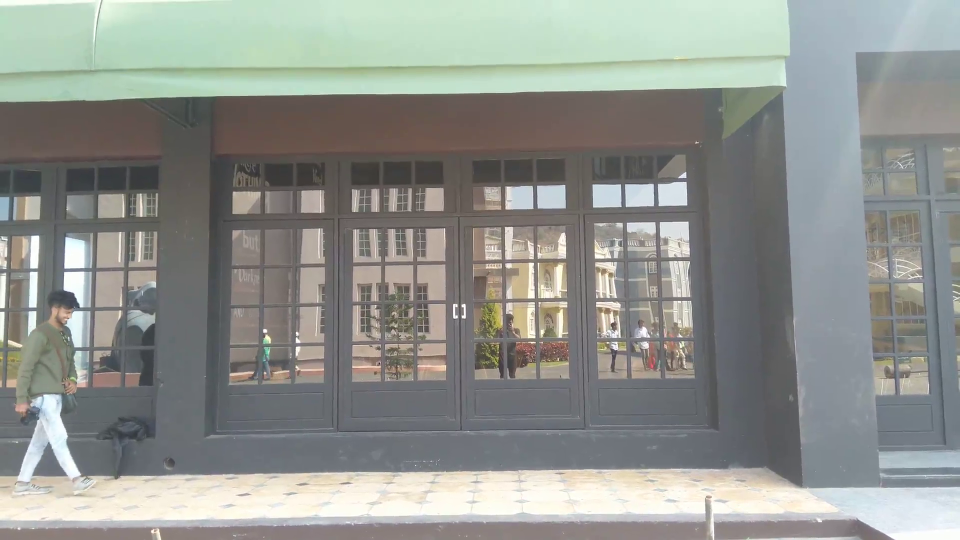
#> input picture frame 18 of Motion Detector/files/video1.mp4, 1920 x 1080 px (shown at 1/2 size)
$ python main.py
#> lines starting #> are read from the running program, lines starting #| are printed output that depends on the picture; after the words box and inside, x2 and y2 are one past the last pixel; in counts of white or black regions, pixels touching at a corner belong together
import cv2,time
import numpy  as np

video = cv2.VideoCapture('E:\\DoNotTouch\\Python\\projects\\Motion Detector\\files\\video1.mp4')
#video = cv2.VideoCapture(0)
_, first_frame = video.read()
#> first_frame is the input picture: shape (1080, 1920, 3); mean B, G, R 142.3, 147, 144.1
first_frame = cv2.resize(first_frame, (first_frame.shape[1]//2,first_frame.shape[0]//2))
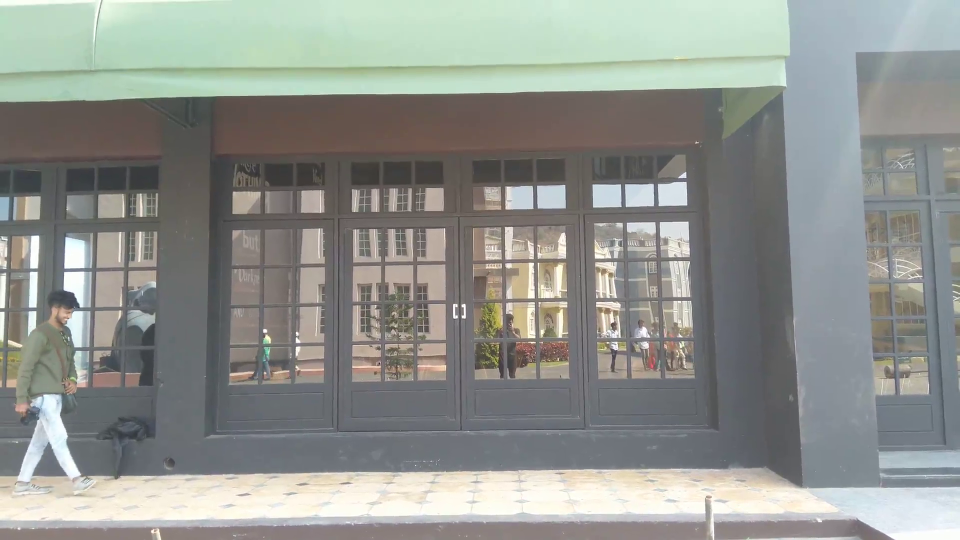
#> first_frame: shape (540, 960, 3); mean B, G, R 142.4, 147.1, 144.2
_, frame2 = video.read()
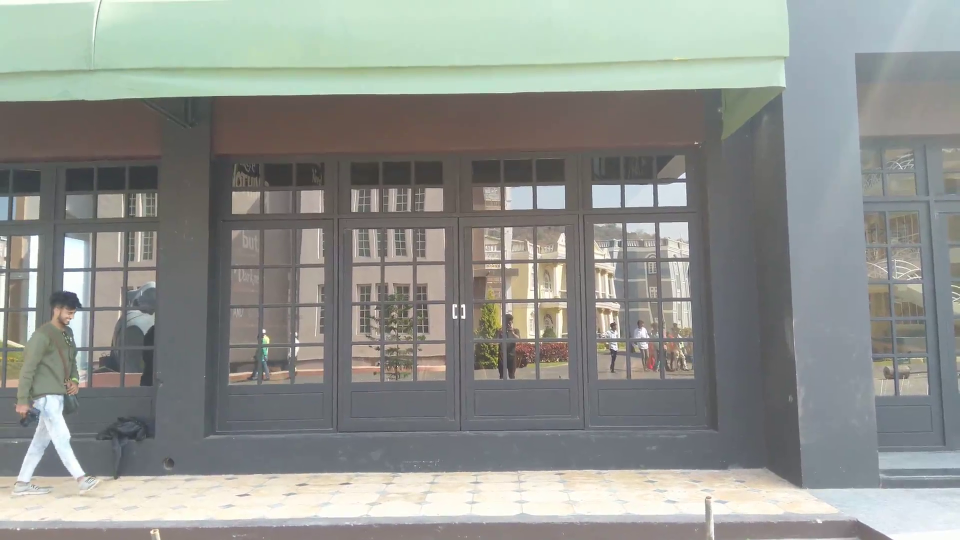
#> input picture frame 19 of Motion Detector/files/video1.mp4, 1920 x 1080 px (shown at 1/2 size)
#> frame2 is the input picture: shape (1080, 1920, 3); mean B, G, R 142.4, 147, 144.2
frame2 = cv2.resize(frame2, (frame2.shape[1]//2,frame2.shape[0]//2))
#> frame2: shape (540, 960, 3)

while True:
    delta_frame = cv2.absdiff(first_frame,frame2)
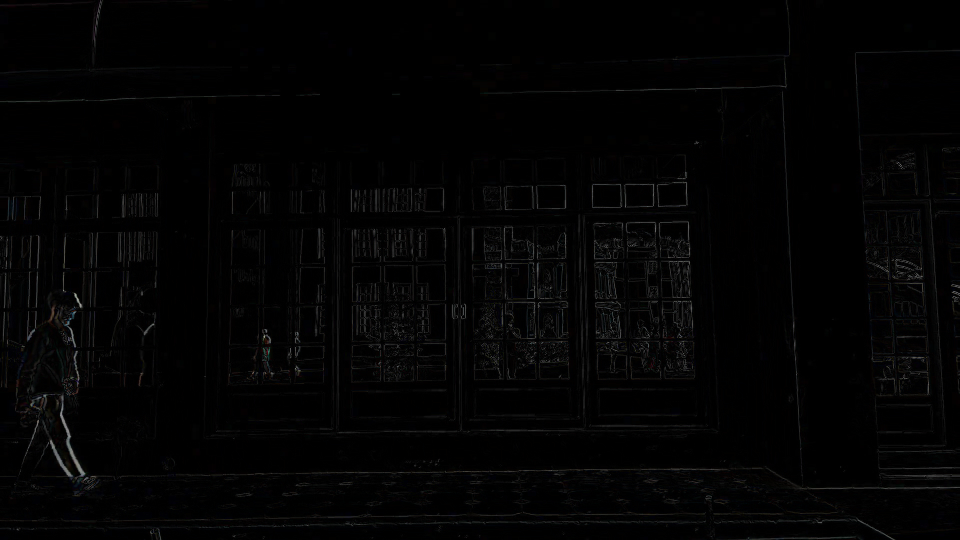
#> delta_frame: shape (540, 960, 3); mean B, G, R 3.2, 3.1, 3.2
    gray = cv2.cvtColor(delta_frame, cv2.COLOR_BGR2GRAY)
    #blur = cv2.GaussianBlur(gray,(21,21),0)
    thresh_delta = cv2.threshold(gray, 135, 255, cv2.THRESH_BINARY)[1]
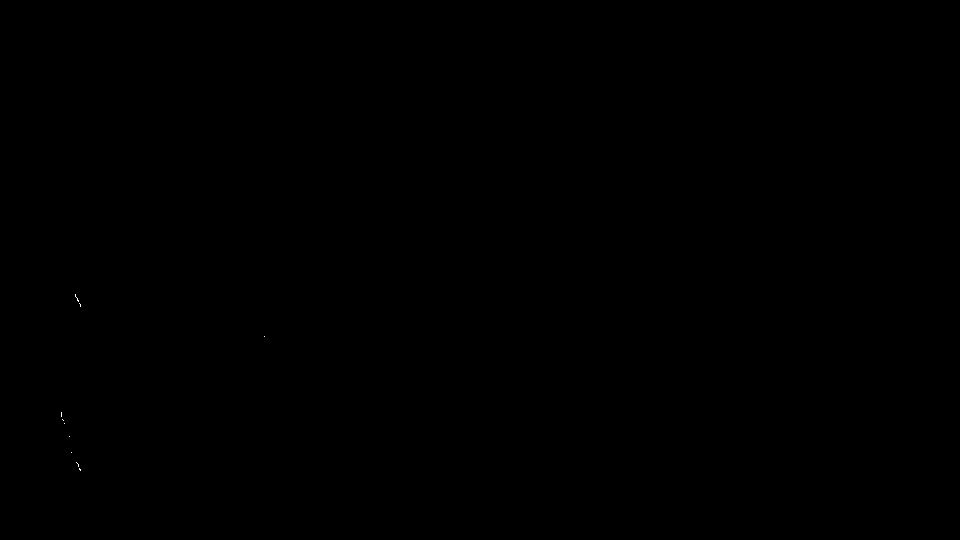
#> thresh_delta: shape (540, 960); 0.01% white in thin lines or dots, all inside (x1, y1, x2, y2) = (61, 294, 265, 471)
    #thresh_delta = cv2.adaptiveThreshold(blur,255,cv2.ADAPTIVE_THRESH_GAUSSIAN_C, cv2.THRESH_BINARY,51,-9)
    thresh_delta = cv2.dilate(thresh_delta,None,iterations=3)
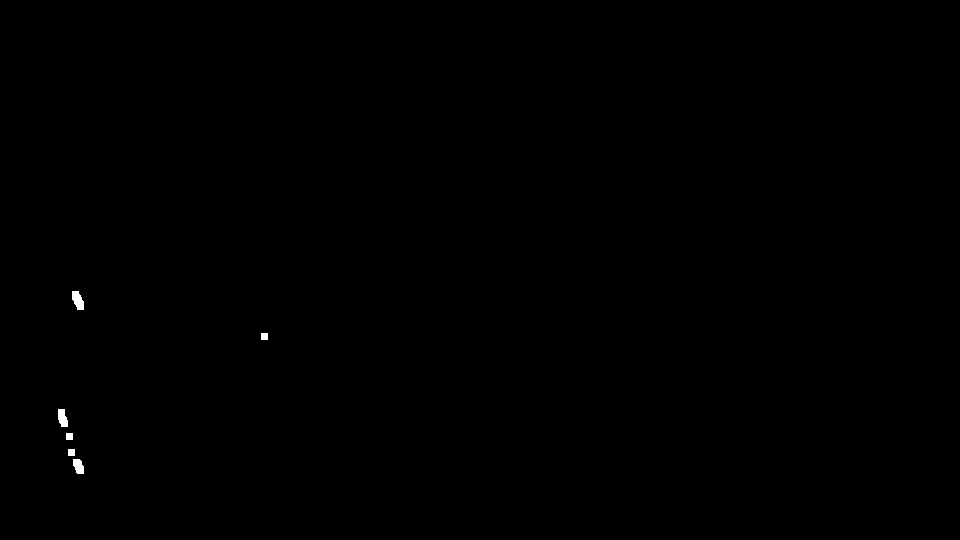
#> thresh_delta: shape (540, 960); 0.11% white; 6 white regions
    cnts, _ = cv2.findContours(thresh_delta, cv2.RETR_EXTERNAL,  cv2.CHAIN_APPROX_SIMPLE)
#> cnts = 6 contours; box (x1, y1, x2, y2) and area: (72, 291, 84, 310) 138, (58, 409, 68, 427) 116, (73, 459, 84, 474) 108, (68, 449, 75, 456) 36, (66, 433, 73, 440) 36, (261, 333, 268, 340) 36
    for contour in cnts:
        if cv2.contourArea(contour) < 1200:
            continue
        (x,y,w,h) = cv2.boundingRect(contour)
        cv2.rectangle(frame2, (x,y), (x+w,y+h), (0,255,0), 3)
#> this loop made 6 passes
#> contour on passes 2, 3, 5: [[68, 449], [68, 455], [74, 455], [74, 449]], [[66, 433], [66, 439], [72, 439], [72, 433]], [[261, 333], [261, 339], [267, 339], [267, 333]]

    #cv2.imshow('Capturing', gray)
    #cv2.imshow('delta', delta_frame)
    #cv2.imshow('thresh', thresh_delta)
    cv2.imshow('frame',frame2)
    #first_frame = frame2
    _, frame2 = video.read()
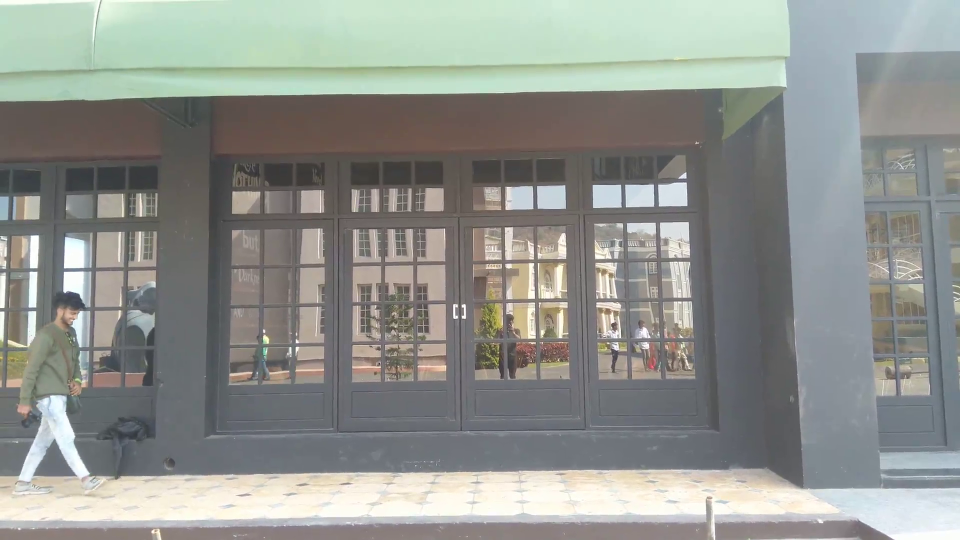
#> input picture frame 20 of Motion Detector/files/video1.mp4, 1920 x 1080 px (shown at 1/2 size)
#> frame2 is the input picture: shape (1080, 1920, 3); mean B, G, R 142.3, 146.9, 144.1
    frame2 = cv2.resize(frame2, (frame2.shape[1]//2,frame2.shape[0]//2))
#> frame2: shape (540, 960, 3)
    key = cv2.waitKey(2)
#> (key q is pressed here)
    if key == ord('q'):
        break

#video.release() if using webcame
cv2.destroyAllWindows()

$ run again, starting later in the video
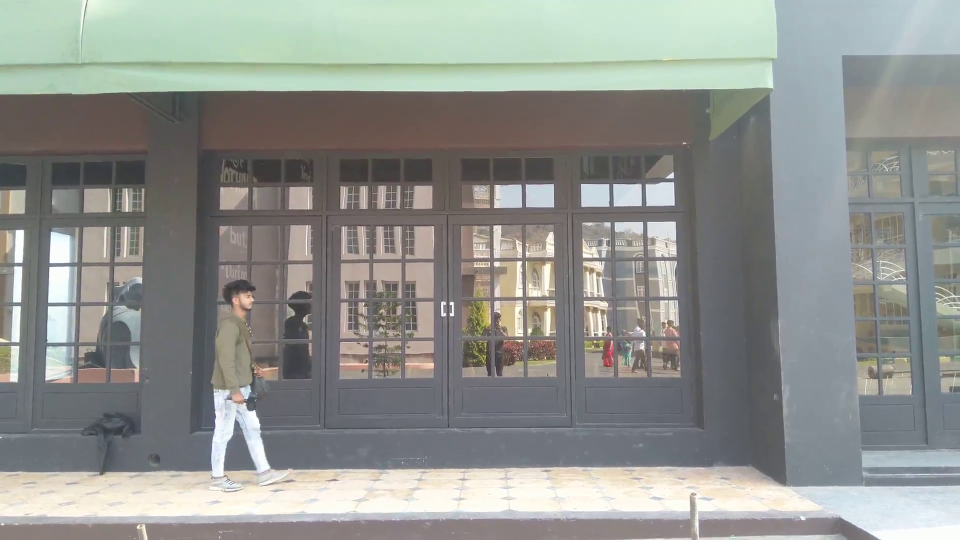
#> input picture frame 83 of Motion Detector/files/video1.mp4, 1920 x 1080 px (shown at 1/2 size)
#> first_frame is the input picture: shape (1080, 1920, 3); mean B, G, R 142.7, 146.7, 144.3
#> first_frame: shape (540, 960, 3)
#> `delta_frame = cv2.absdiff(first_frame,frame2)`:
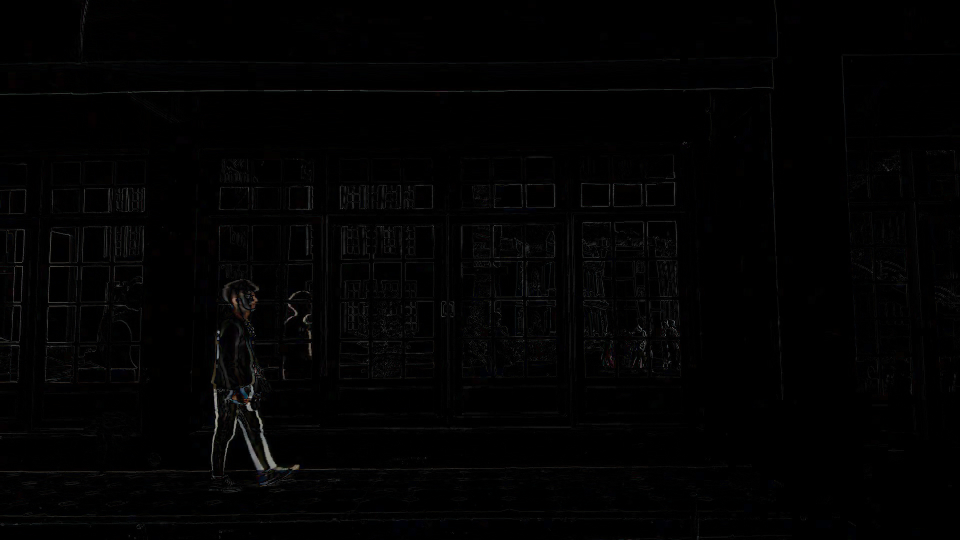
#> delta_frame: shape (540, 960, 3); mean B, G, R 2.3, 2.2, 2.3
#> cnts = 6 contours; box (x1, y1, x2, y2) and area: (258, 434, 279, 472) 386, (244, 385, 265, 431) 330, (211, 390, 221, 434) 302, (232, 419, 239, 427) 42, (210, 436, 217, 443) 36, (215, 329, 222, 336) 36
#> the loop `for contour in cnts:` made 6 passes
#> contour on passes 1, 3, 6: [[210, 436], [210, 442], [216, 442], [216, 436]], [[232, 419], [232, 426], [238, 426], [238, 419]], [[215, 329], [215, 335], [221, 335], [221, 329]]
#> `frame2 = cv2.resize(frame2, (frame2.shape[1]//2,frame2.shape[0]//2))`:
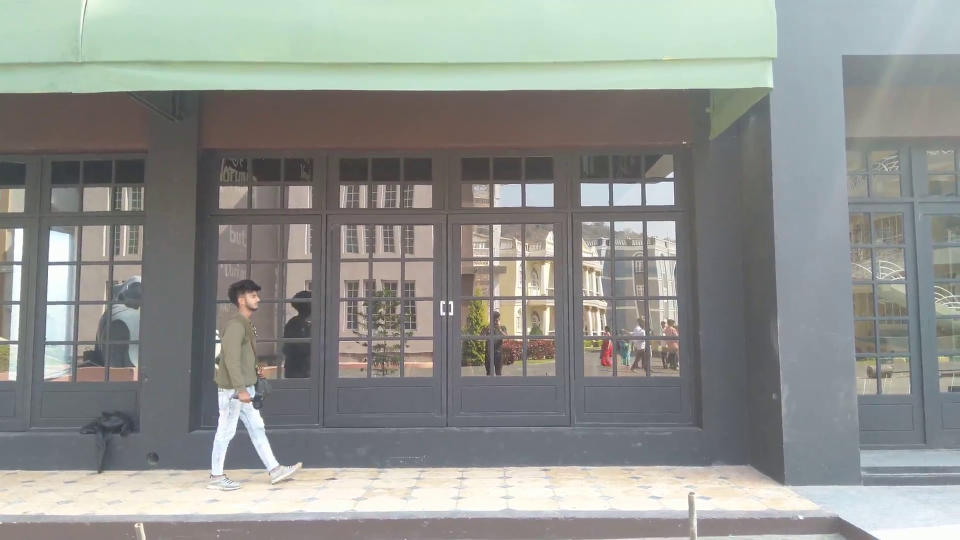
#> frame2: shape (540, 960, 3); mean B, G, R 142.8, 146.7, 144.4

$ run again, starting later in the video
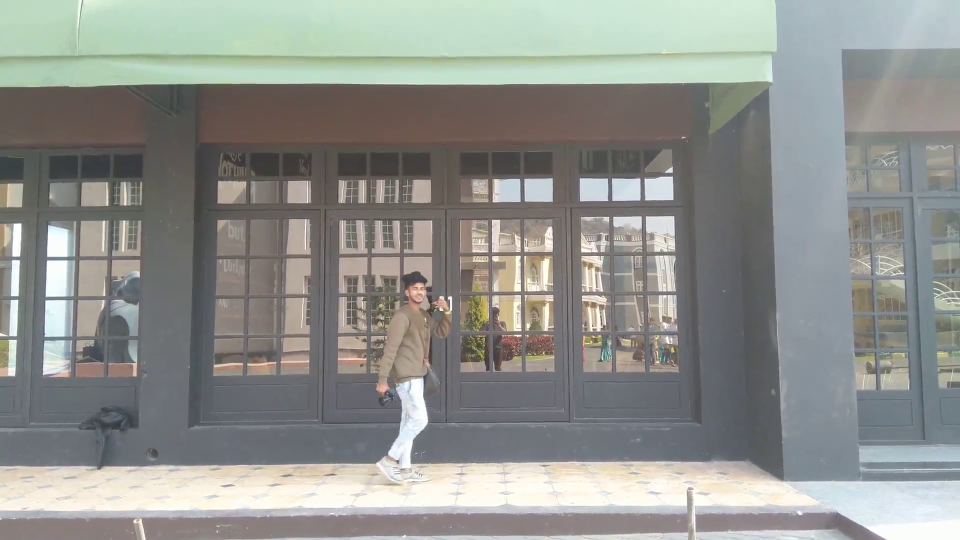
#> input picture frame 148 of Motion Detector/files/video1.mp4, 1920 x 1080 px (shown at 1/2 size)
#> first_frame is the input picture: shape (1080, 1920, 3); mean B, G, R 141.9, 146, 144.1
#> first_frame: shape (540, 960, 3)
#> `delta_frame = cv2.absdiff(first_frame,frame2)`:
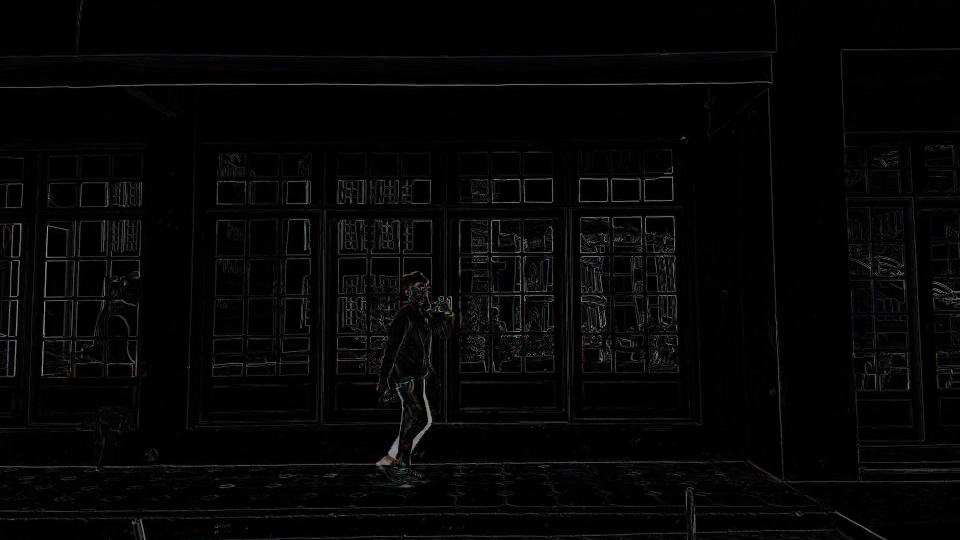
#> delta_frame: shape (540, 960, 3); mean B, G, R 5.4, 5.3, 5.4
#> cnts = 10 contours; largest, box (x1, y1, x2, y2) and area: (425, 405, 435, 429) 171, (421, 379, 429, 403) 146, (386, 442, 399, 456) 126, (41, 299, 48, 315) 90, (39, 363, 46, 376) 72
#> the loop `for contour in cnts:` made 10 passes
#> contour on passes 1, 5, 6, 7, 8, 9, 10: [[374, 460], [374, 466], [380, 466], [380, 460]], [[39, 363], [39, 375], [45, 375], [45, 363]], [[40, 329], [40, 335], [46, 335], [46, 329]], [[596, 314], [596, 320], [602, 320], [602, 314]], [[41, 299], [41, 314], [47, 314], [47, 299]], [[43, 249], [43, 258], [49, 258], [49, 249]], [[44, 225], [44, 235], [50, 235], [50, 225]]
#> `frame2 = cv2.resize(frame2, (frame2.shape[1]//2,frame2.shape[0]//2))`:
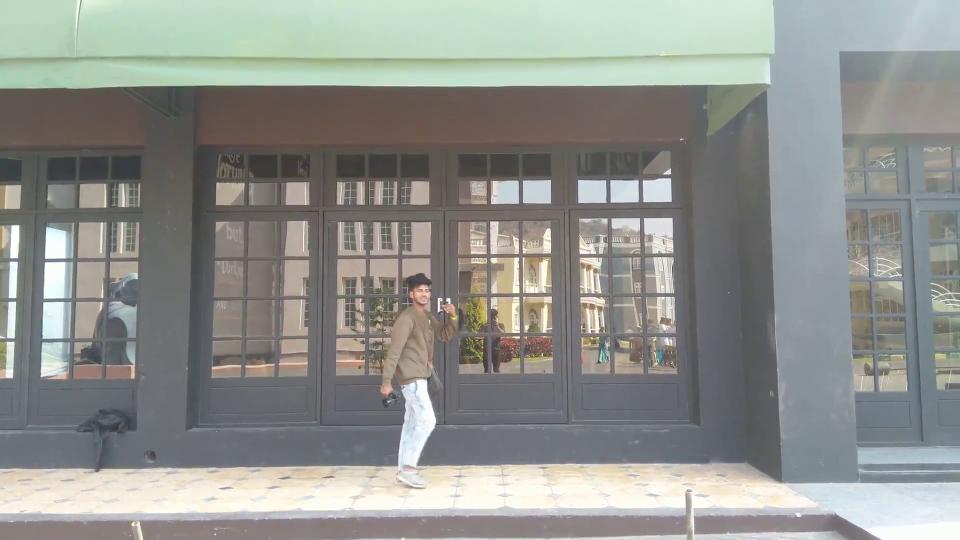
#> frame2: shape (540, 960, 3); mean B, G, R 141.6, 146.1, 143.9
